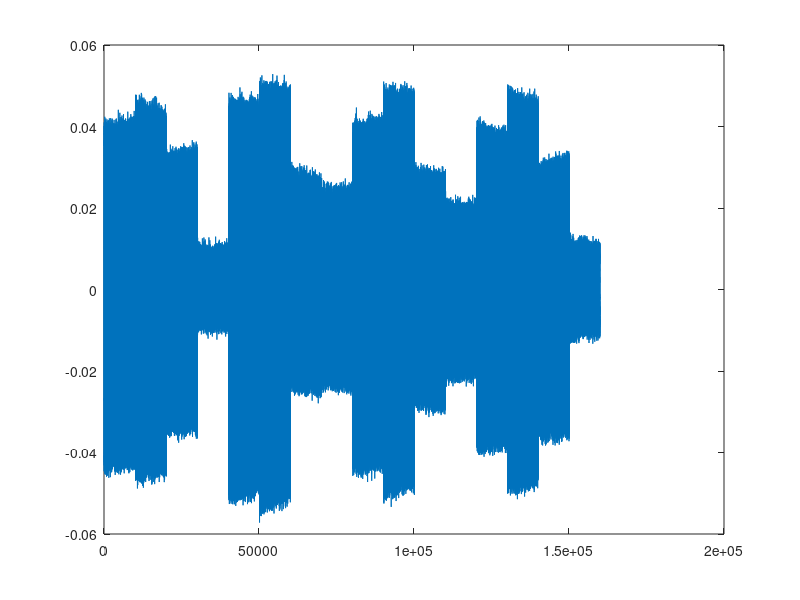

Recreate this plot in MATLAB. (Note: this script raises an error after producing the figure.)
load("calibration_meas.mat");
figure 
plot(real(IQv))
hold on
for i = 1:10000:160000
    xline(i)
end
figure
for i = 1:16
    plot(real(IQv((i-1)*10000+1:i*10000)))
    hold on
end
W_calibration = zeros(16,2);
offset1 = 200;
offset2 = 0;
all_samples = zeros(16,10000-offset1-offset2);
for i = 1:16
    tone_samples_v = IQv(offset1 + (i-1)*10000+1:(i)*10000 - offset2);
    all_samples(i,:) = tone_samples_v;
    tone_spectrum = fft(tone_samples_v)/(10000-offset1-offset2);
    W_calibration(i,1) = tone_spectrum(abs(tone_spectrum) == max(abs(tone_spectrum)));
    tone_samples_h = IQh(offset1 + (i-1)*10000:(i)*10000 - offset2);
    tone_spectrum = fft(tone_samples_h)/(10000-offset1-offset2);
    W_calibration(i,2) = tone_spectrum(abs(tone_spectrum) == max(abs(tone_spectrum)));
end

% calib_angles = angle(conj(W_calibration));
% calib_amps = abs(W_calibration);

W_calibration = exp(1j*angle(conj(W_calibration))) ./ abs(W_calibration);
% W_calibration = W_calibration ./ abs(W_calibration);
% W_calibration(:,1) = (W_calibration(:,1)) .*  abs(W_calibration(:,1));
% W_calibration(:,2) = (W_calibration(:,2)) .*  abs(W_calibration(:,2));
figure
for i = 1:16
    plot(real(all_samples(i,:)*W_calibration(i,1)))
    hold on
end
%% 
load("calibration_meas2.mat");

all_samples = zeros(16,10000-offset1-offset2);
for i = 1:16
    tone_samples_v = IQv(offset1 + (i-1)*10000+1:(i)*10000 - offset2);
    all_samples(i,:) = tone_samples_v;
end
figure
for i = 1:16
    plot(real(all_samples(i,:)*W_calibration(i,1)))
    hold on
end